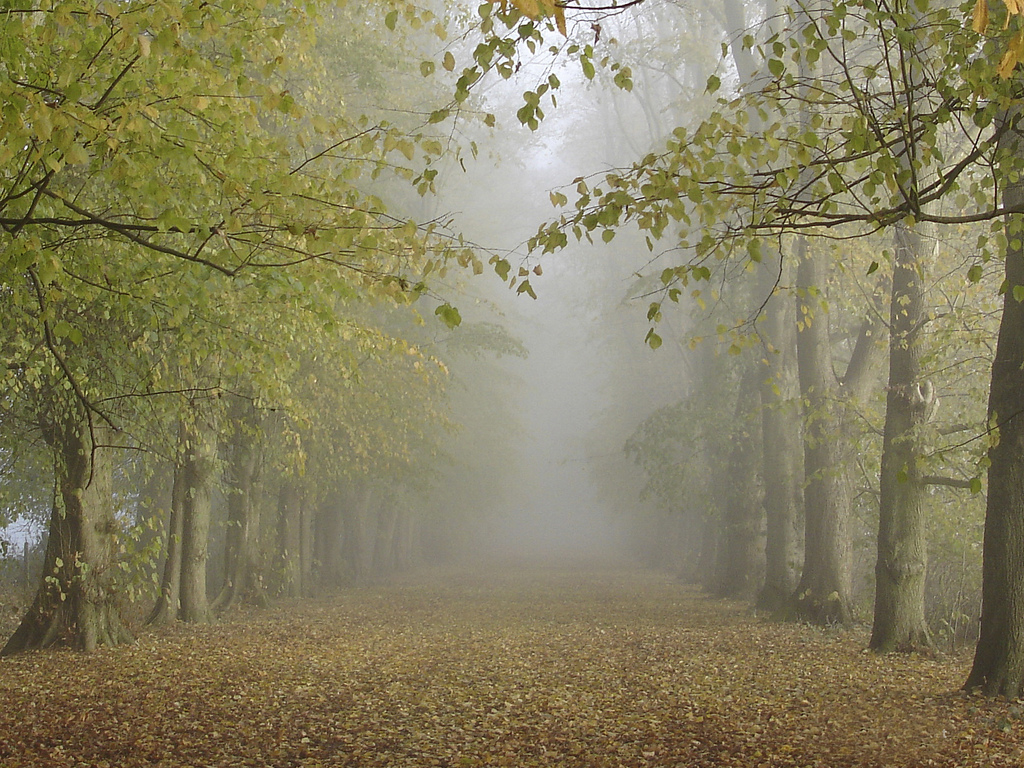
#> input picture results/forest.jpg, 1024 x 768 px
$ python chroma.py
#> lines starting #> are read from the running program, lines starting #| are printed output that depends on the picture
#> further down, src is the input picture: shape (768, 1024, 3); mean B, G, R 94.7, 127.1, 133.5
# -*- coding: utf-8 -*-

import cv2
import math
import numpy as np


def Chroma(image):
    # convert into LAB color space
    lab_image = np.uint8(image * 255.)
    lab_image = cv2.cvtColor(lab_image, cv2.COLOR_BGR2LAB)
#> lab_image: shape (768, 1024, 3); mean of channels 0, 1, 2 134.5, 125.5, 146.6
    a_image = lab_image[:, :, 1]
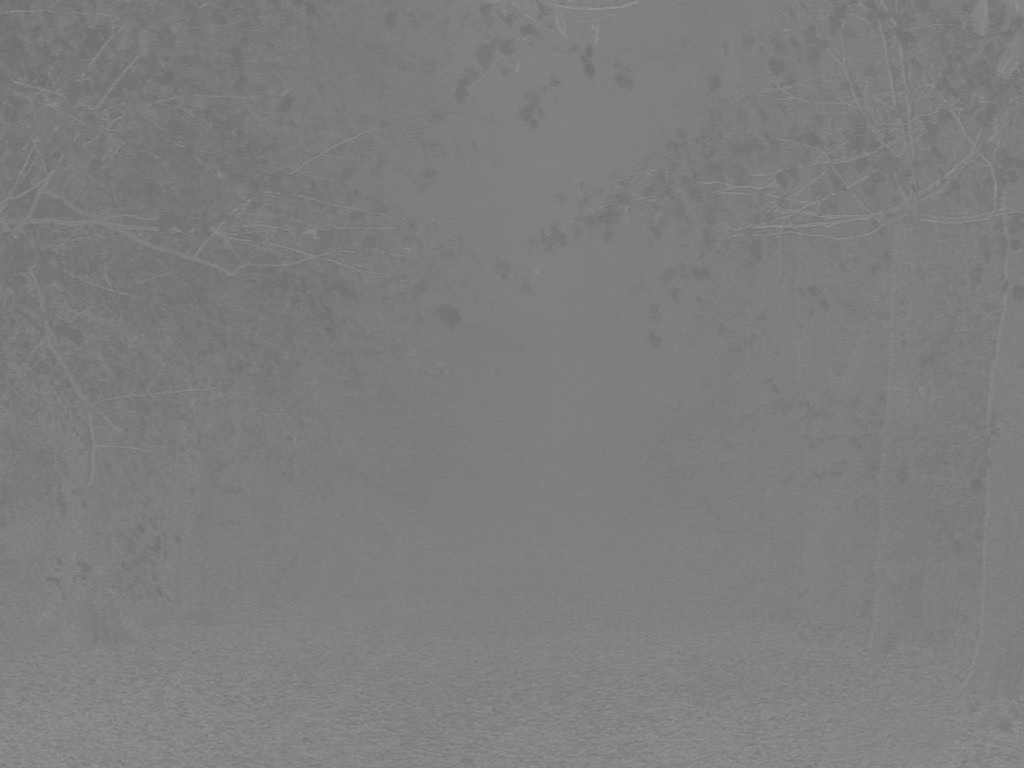
#> a_image: shape (768, 1024); min 108, max 150, mean 125.5
    b_image = lab_image[:, :, 2]
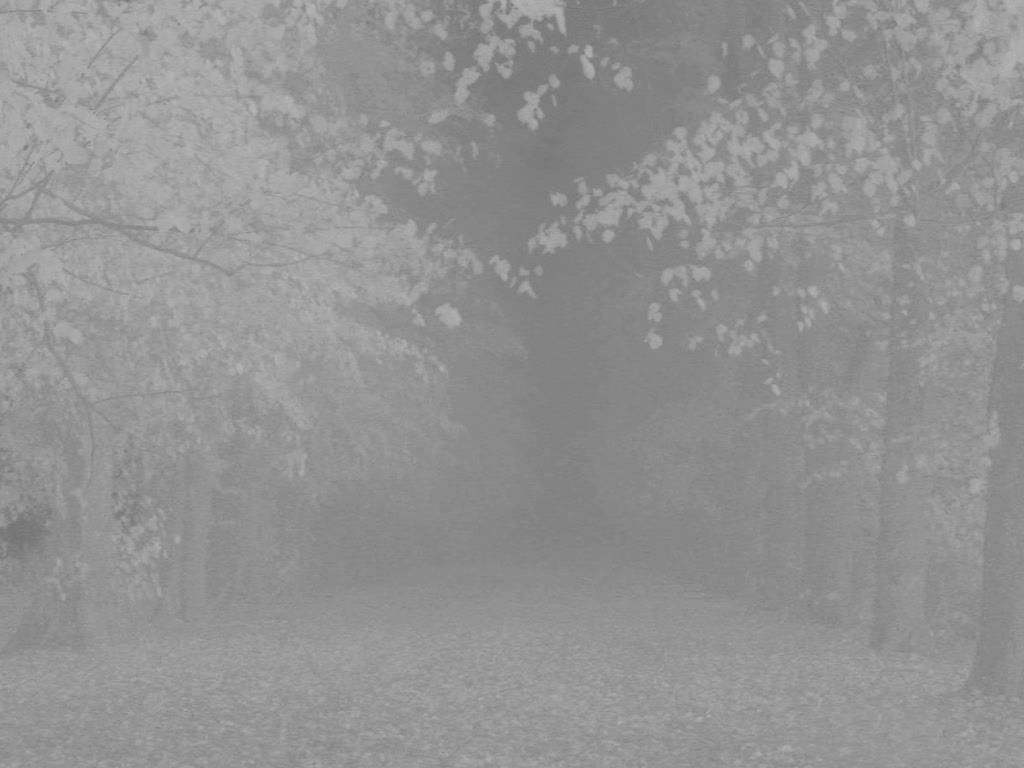
#> b_image: shape (768, 1024); min 114, max 180, mean 146.6
    a_image = a_image / 255.
    b_image = b_image / 255.
    # chroma calculation
    ch_image = np.sqrt(a_image**2 + b_image**2)
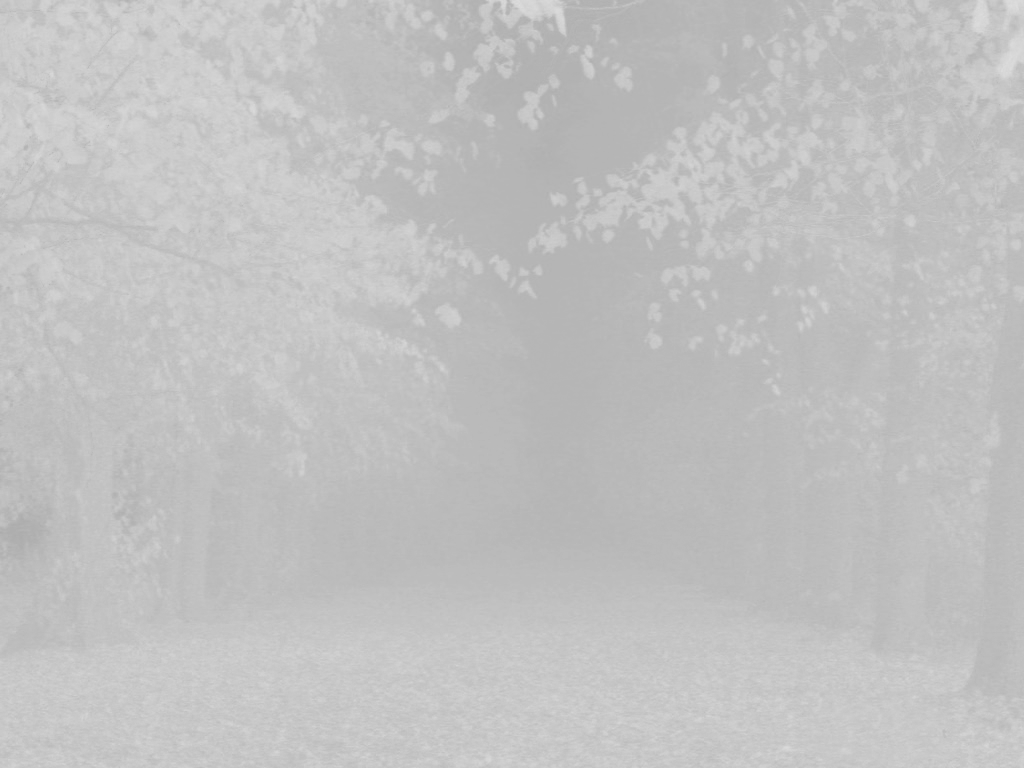
#> ch_image: shape (768, 1024) float64; min 0.674, max 0.869, mean 0.758
    return ch_image


if __name__ == '__main__':

    fn = 'results/forest.jpg'
    src = cv2.imread(fn)

    # Image normalization
    I = src.astype('float64') / 255.

    # Get chroma
    ch = Chroma(I)

    # Adaptive window size (for large input img)
    # cv2.namedWindow('Chroma', cv2.WINDOW_NORMAL)
    # cv2.imshow('Chroma', ch)

    cv2.imwrite('results/forest_ch.jpg', ch * 255, [int(cv2.IMWRITE_JPEG_QUALITY), 100])
    cv2.waitKey(0)
